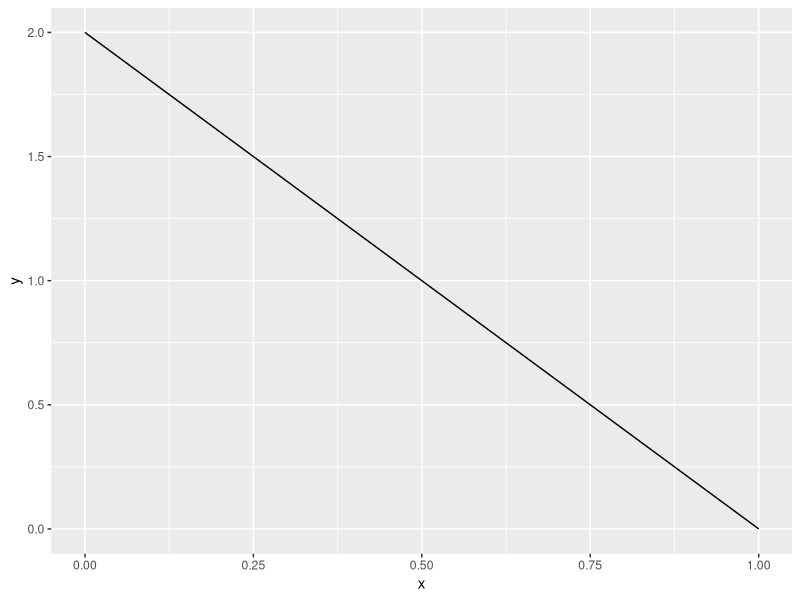
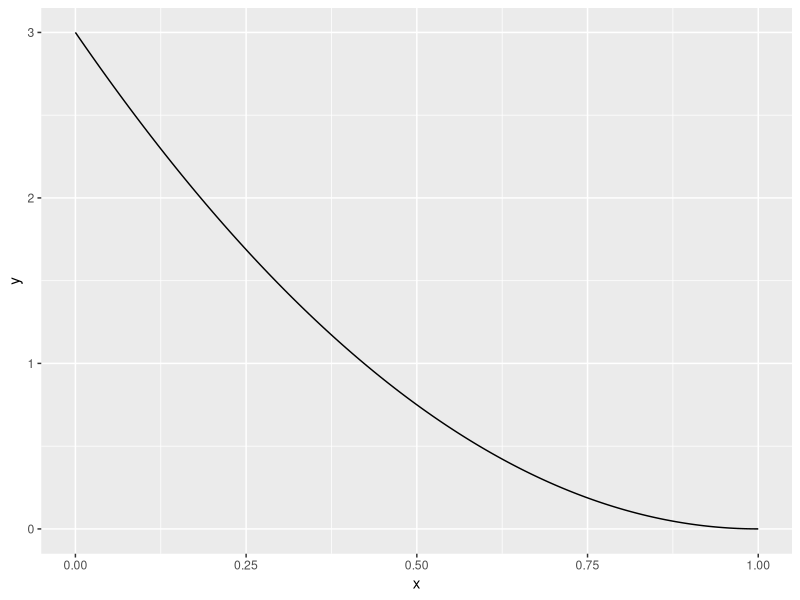
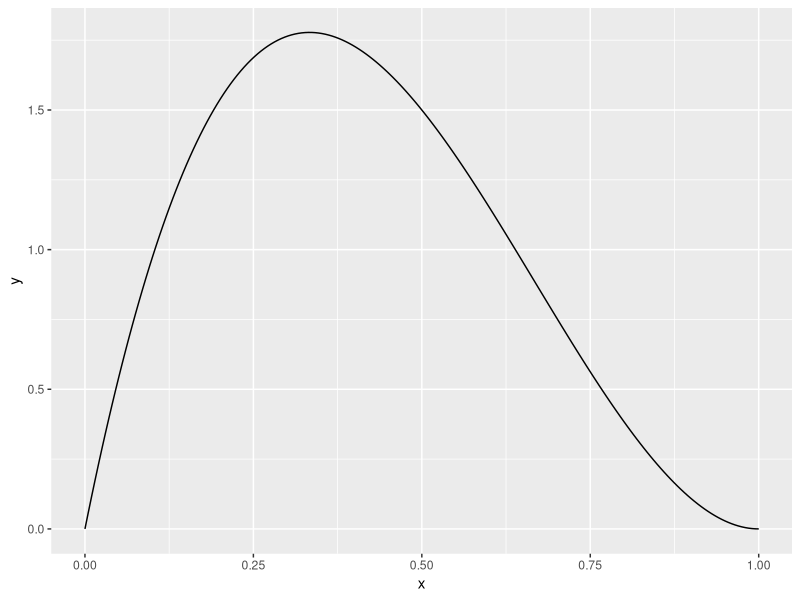
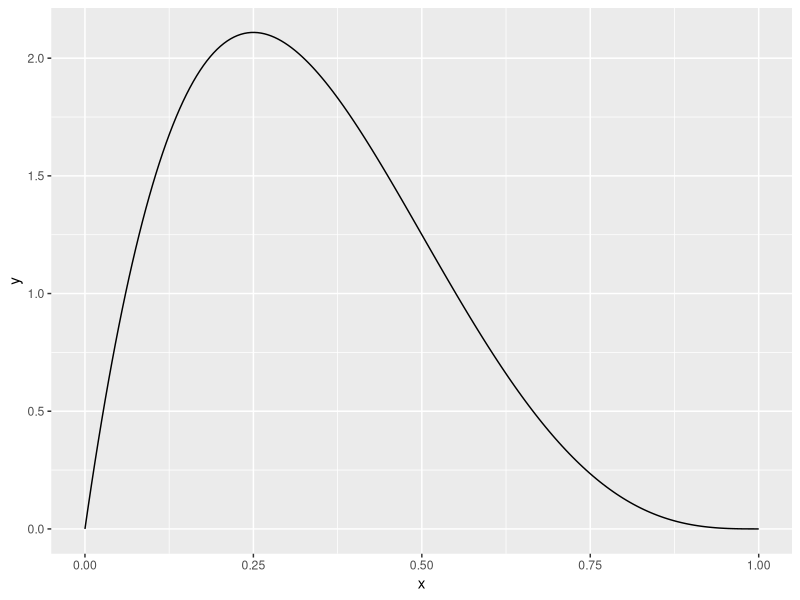
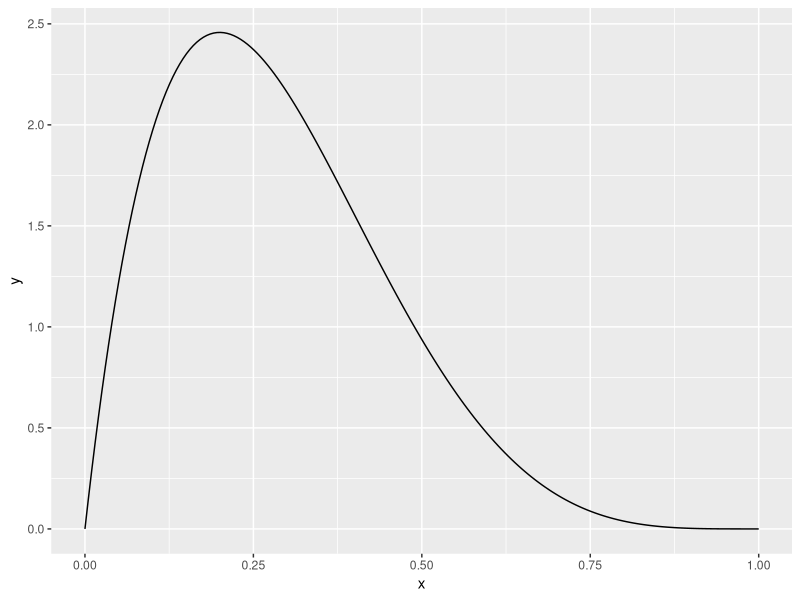
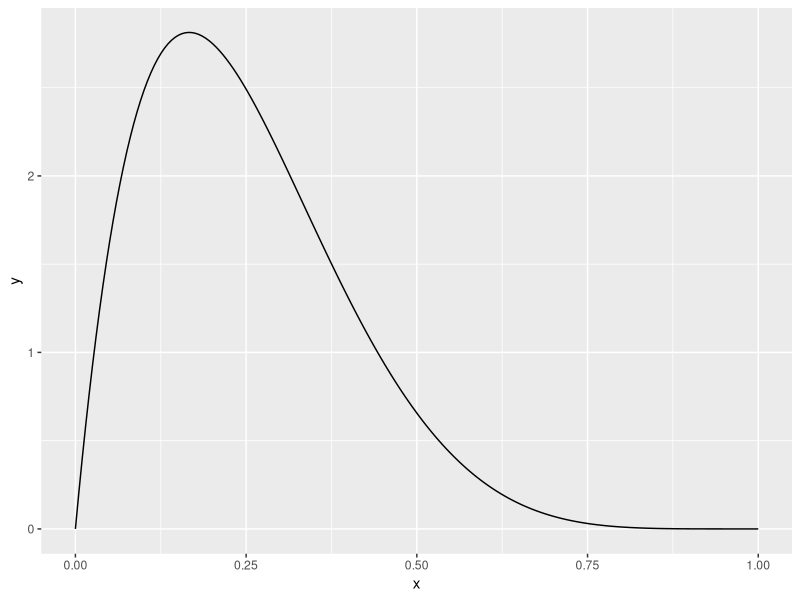
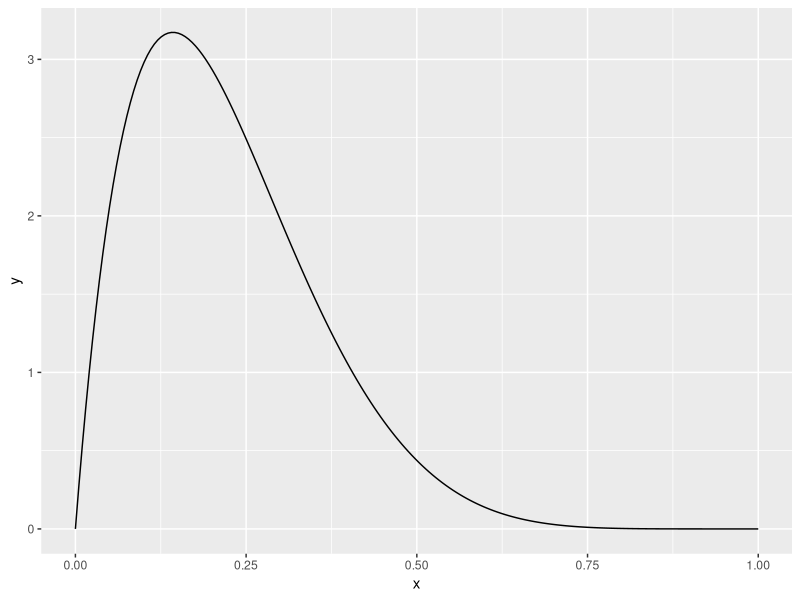
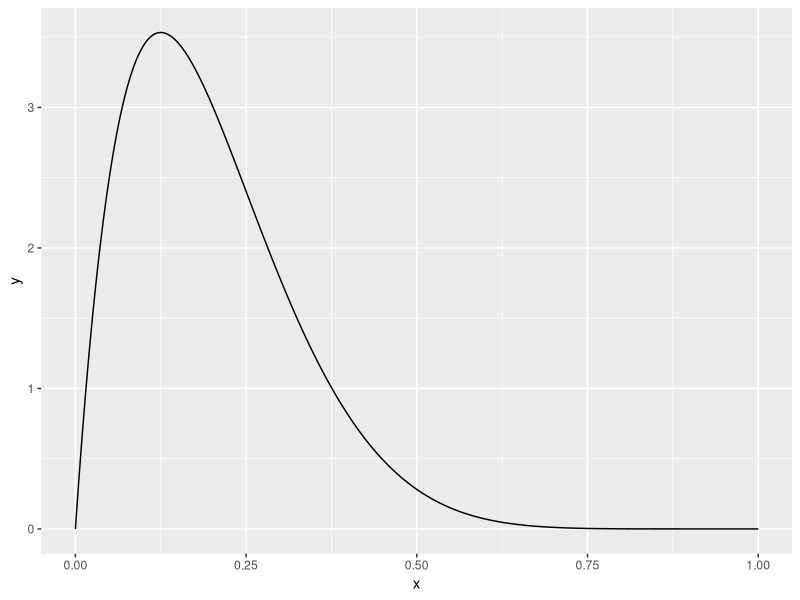

Source code (R) for these figures, in order:
library(ggplot2)
library(magrittr)

plot_beta_distribution <- function(a, b){
  linspace <- seq(0, 1, length.out = 200)
  beta.distribution <- dbeta(linspace, a, b)
  inputs <- data.frame(y=beta.distribution,
                       x=linspace)
  ggplot(inputs) +
    geom_line(aes(x=x, y=y))
}

run_experiment <- function(n.tosses = 20, true.rate = 0.3, show = c(1, 10, 100)){
  # Prior - beta parameters
  a <- 1
  b <- 1
  
  for(i in 1:n.tosses){
    coin.toss.result <- runif(1) < true.rate
    if (coin.toss.result)
      a <- a + 1
    else
      b <- b + 1
    
    if (i %in% show){
      plot_beta_distribution(a, b) %>% 
        print()
    }
  }
}

run_experiment(n.tosses = 1000, show = c(1, 2, 3, 4, 5, 6, 7, 8, 9, 10, 
                                         20, 50, 100, 200, 300, 400, 500, 
                                         600, 700, 800, 900, 1000))